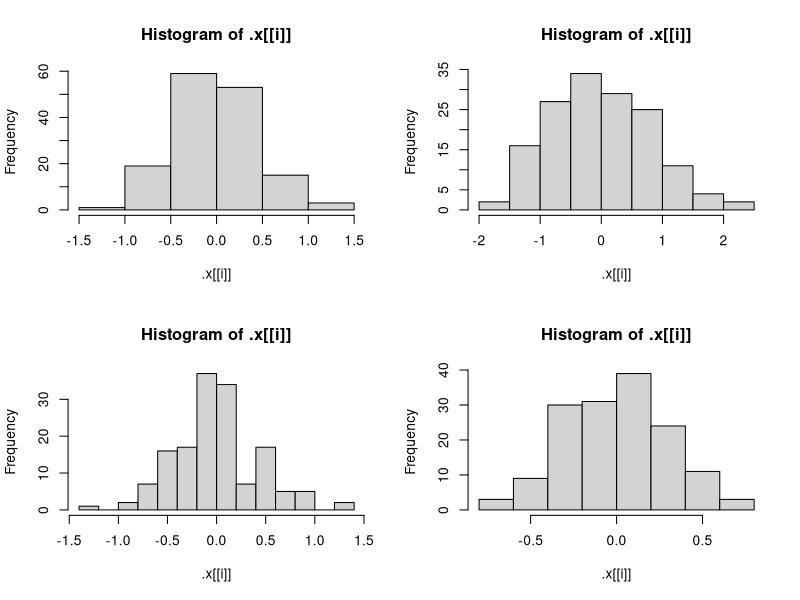
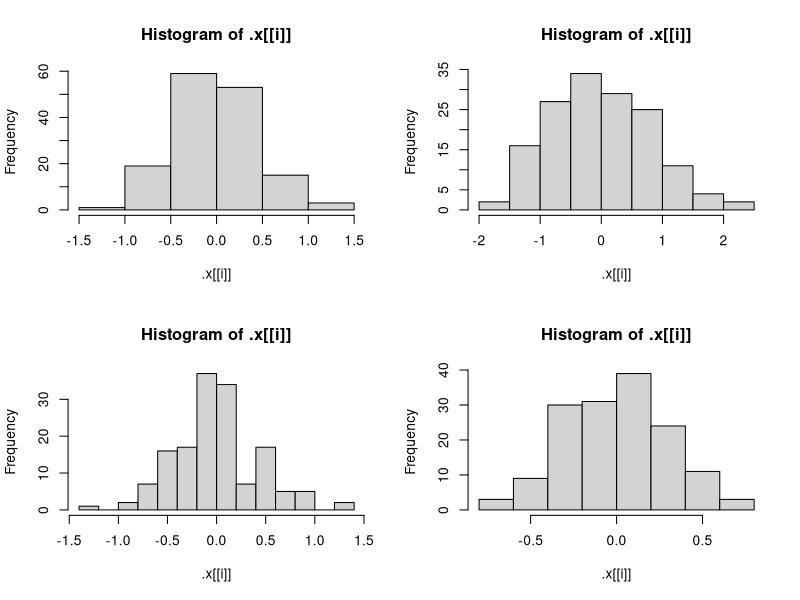
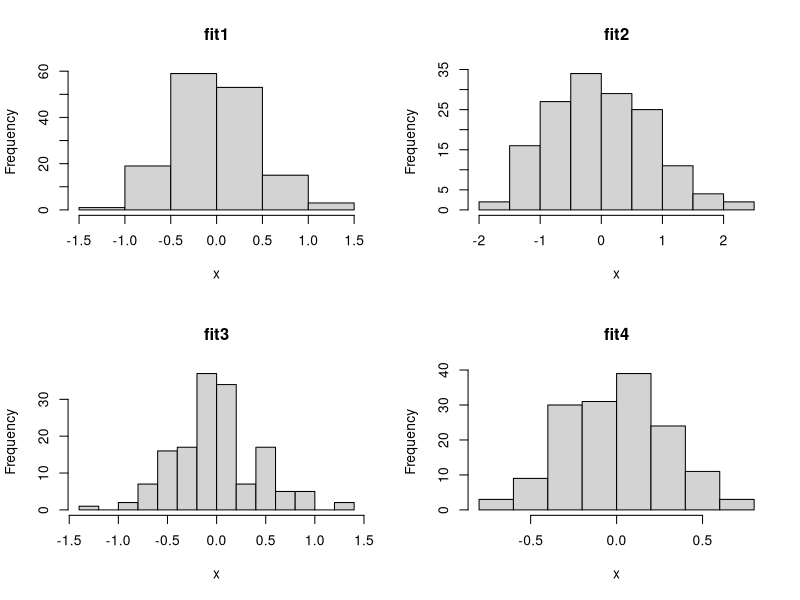

Source code (R) for these figures, in order:
## ---- chunk 1

getRMSE <- function(response_vector, prediction_vector, ...) {
  RMSE <- sqrt(mean((response_vector - prediction_vector)^2, ...))
  RMSE
}
## ---- chunk 2

set.seed(10)
n <- 100
x <- runif(n)
resp <- 3 + 10 * x + rnorm(n)
pred <- predict(lm(resp ~ x), data.frame(x))
## ---- chunk 3

getRMSE(resp, pred)
getRMSE(resp, pred, na.rm = TRUE)
## ---- chunk 4
set.seed(5)
resp_NA <- resp
resp_NA[runif(1, 1, 100)] <- NA_real_
resp_NA[runif(1, 1, 100)] <- NA_real_
resp_NA
## ---- chunk 5
getRMSE(resp_NA, pred)
getRMSE(resp_NA, pred, na.rm = TRUE)
## ---- chunk 6

getMAE <- function(response_vector, prediction_vector, ...) {
  MAE <- mean(abs(response_vector - prediction_vector), ...)
  MAE
}
## ---- chunk 7

set.seed(10)
n <- 100
x <- runif(n)
resp <- 3 + 10 * x + rnorm(n)
pred <- predict(lm(resp ~ x), data.frame(x))
## ---- chunk 8

getMAE(resp, pred)
getMAE(resp, pred, na.rm = TRUE)
## ---- chunk 9

set.seed(7)
resp_NA <- resp
resp_NA[runif(1, 1, 100)] <- NA_real_
resp_NA[runif(1, 1, 100)] <- NA_real_
resp_NA
## ---- chunk 10
getMAE(resp_NA, pred)
getMAE(resp_NA, pred, na.rm = TRUE)
## ---- chunk 11

get_error <- function(response_vector, prediction_vector, function1, function2, ...) {
  if (!is.atomic(response_vector) | !is.numeric(response_vector)) {
    stop("Please enter a numeric atomic vector for the response vector.")
  }
  if (!is.atomic(prediction_vector) | !is.numeric(prediction_vector)) {
    stop("Please enter a numeric atomic vector for the prediction vector.")
  }
  if (missing(function1) & missing(function2)) {
    RMSEvalue <- getRMSE(response_vector, prediction_vector, ...)
    MAEvalue <- getMAE(response_vector, prediction_vector, ...)
    result_list <- list(RMSE = RMSEvalue, MAE = MAEvalue)
    result_list
  } else if (!missing(function1) & missing(function2)) {
    if (function1 == "RMSE") {
      RMSEvalue <- getRMSE(response_vector, prediction_vector, ...)
      result_list <- list(RMSE = RMSEvalue)
      result_list
    } else if (function1 == "MAE") {
      MAEvalue <- getMAE(response_vector, prediction_vector, ...)
      result_list <- list(MAE = MAEvalue)
      result_list
    }
  } else if (!missing(function1) & !missing(function2)) {
    RMSEvalue <- getRMSE(response_vector, prediction_vector, ...)
    MAEvalue <- getMAE(response_vector, prediction_vector, ...)
    result_list <- list(RMSE = RMSEvalue, MAE = MAEvalue)
    result_list
  }
}
## ---- chunk 12

set.seed(10)
n <- 100
x <- runif(n)
resp <- 3 + 10 * x + rnorm(n)
pred <- predict(lm(resp ~ x), data.frame(x))
## ---- chunk 13
get_error(resp, pred)
get_error(resp, pred, "RMSE", "MAE")
get_error(resp, pred, "MAE", "RMSE")
get_error(resp, pred, "RMSE")
get_error(resp, pred, "MAE")
## ---- chunk 14
set.seed(20)
resp_NA <- resp
resp_NA[runif(1, 1, 100)] <- NA_real_
resp_NA[runif(1, 1, 100)] <- NA_real_
resp_NA
## ---- chunk 15
# test without handling NA's
get_error(resp_NA, pred)
get_error(resp_NA, pred, "RMSE", "MAE")
get_error(resp_NA, pred, "MAE", "RMSE")
get_error(resp_NA, pred, "RMSE")
get_error(resp_NA, pred, "MAE")

# test handling NA's
get_error(resp_NA, pred, na.rm = TRUE)
get_error(resp_NA, pred, "RMSE", "MAE", na.rm = TRUE)
get_error(resp_NA, pred, "MAE", "RMSE", na.rm = TRUE)
get_error(resp_NA, pred, "RMSE", na.rm = TRUE)
get_error(resp_NA, pred, "MAE", na.rm = TRUE)
## ---- chunk 16

# commented out these lines since it seems to keep doc from rendering and deploying
#get_error(penguins$species, penguins$islands)
#get_error(resp, penguins$islands)
#but they work for getting function to reject input data (one at a time)
## ---- chunk 17

lm_fit1 <- lm(Sepal.Length ~ Sepal.Width + Species, data = iris)
## ---- chunk 18
library(purrr) #load package

lm_fit1 #look at object

lm_fit1$coefficients
coef(lm_fit1)
pluck(lm_fit1, 1)
pluck(lm_fit1,"coefficients")
## ---- chunk 19

lm_fit2 <- lm(Sepal.Length ~ Sepal.Width, data = iris)
lm_fit3 <- lm(Sepal.Length ~ Petal.Width + Sepal.Width + Species, data = iris)
lm_fit4 <- lm(Sepal.Length ~ Petal.Width + Petal.Length + Sepal.Width + Species,
data = iris)
fits <- list(lm_fit1, lm_fit2, lm_fit3, lm_fit4)
## ---- chunk 20

map(fits, pluck("coefficients"))
map(fits, pluck(1))
## ---- chunk 21

confint(lm_fit1)
## ---- chunk 22
map(fits, confint)
## ---- chunk 23

par(mfrow = c(2, 2))
## ---- chunk 24

map(fits, pluck("residuals")) |>
  walk(hist)
## ---- chunk 25

map(fits, pluck("residuals")) |>
  set_names(nm = c("fit1", "fit2", "fit3", "fit4")) |>
  walk(hist)
## ---- chunk 26

map(fits, pluck("residuals")) |>
  set_names(nm = c("fit1", "fit2", "fit3", "fit4")) |>
  iwalk( \(x, idx) hist(x, main = idx))
